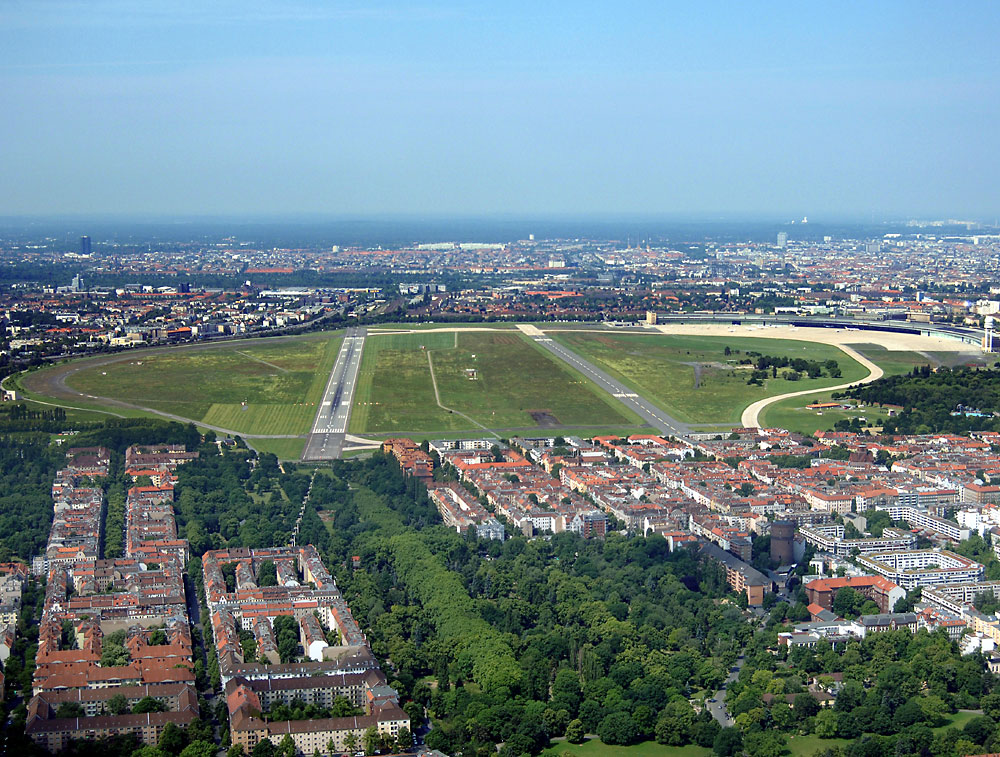
#> input picture schraegbild_tempelhof.jpg, 1000 x 757 px
$ jupyter execute 'Übung 2.ipynb'
#> lines starting #> are read from the running program, lines starting #| are printed output that depends on the picture
[cell 1]
import skimage
import numpy as np
import matplotlib.pyplot as plt
import matplotlib.image as mpimg
from tqdm import tqdm
from skimage import data, io, filters

[cell 2]
tempelhof = io.imread("schraegbild_tempelhof.jpg")
#> tempelhof is the input picture: shape (757, 1000, 3); mean R, G, B 111.3, 132.2, 137.4
tempelhof = skimage.util.img_as_float(tempelhof)
plt.imshow(tempelhof)

[cell 3]
xy_dash_0 = [312,432] # Unten links
xy_dash_1 = [343,432] # Unten rechts
xy_dash_2 = [344,338] # Oben links
xy_dash_3 = [364,338] # Oben rechts
Passpoints = [xy_dash_0, xy_dash_1, xy_dash_2, xy_dash_3]
print(len(Passpoints))

xy_0 = [0,0]  # Unten links
xy_1 = [40,0] # Unten rechts
xy_2 = [0,1640]  # Oben links
xy_3 = [40,1640] # Oben rechts
real = [xy_0, xy_1, xy_2, xy_3]

print(Passpoints)
print(real)

[cell 4]
def projectiv_transform(PassPoints, real, img, new_img, interpolation, TransMat, scale, vec):


#> called with interpolation = 'Bilinear', TransMat = array of shape (3, 3), scale = (0.5, 0.3), vec = array of shape (3,)
    M = np.zeros([8,8])
    x_vec = np.zeros([8,1])

     # Füllen des Vektors mit den Objektpunkten
    for i in range(0,7,2):
        x_vec[i] = real[int(i/2)][0]
        x_vec[i+1] = real[int(i/2)][1]


    # Berechnen der Matrix

    for i in range(0,7,2):
        M[i][0] = PassPoints[int(i/2)][0]
        M[i][1] = PassPoints[int(i/2)][1]
        M[i][2] = 1
        M[i][3] = 0
        M[i][4] = 0
        M[i][5] = 0
        M[i][6] = -real[int(i/2)][0]*PassPoints[int(i/2)][0]
        M[i][7] = -real[int(i/2)][0]*PassPoints[int(i/2)][1]

        M[i+1][0] = 0
        M[i+1][1] = 0
        M[i+1][2] = 0
        M[i+1][3] = PassPoints[int(i/2)][0]
        M[i+1][4] = PassPoints[int(i/2)][1]
        M[i+1][5] = 1
        M[i+1][6] = -real[int(i/2)][1]*PassPoints[int(i/2)][0]
        M[i+1][7] = -real[int(i/2)][1]*PassPoints[int(i/2)][1]

    # Bilden der Inversen Rotationsmatrix
    M_inv = np.linalg.inv(M)


    # Berechnen der unbekannten Parameter
    a_vec = np.dot(M_inv, x_vec)

    a1 = a_vec[0]
    a2 = a_vec[1]
    a3 = a_vec[2]
    b1 = a_vec[3]
    b2 = a_vec[4]
    b3 = a_vec[5]
    c1 = a_vec[6]
    c2 = a_vec[7]


    # -> Kamera kalibriert

    y_new_len, x_new_len, z_new_len = img_new.shape
    y_len, x_len, z_len = img.shape
#> y_len = 757; x_len = 1000; z_len = 3

    TransMat = TransMat.dot(np.matrix([[scale[0], 0, 0], [0, scale[1], 0], [0, 0, 1]]))
    InvTransMat = np.linalg.inv(TransMat)

    for x_new in range(0, x_new_len):
        for y_new in range(0, y_new_len):

            coord = InvTransMat.dot([x_new, y_new, 1])
            x = coord[0,0] - vec[0]
            y = coord[0,1] - vec[1]


            #Berechnen der inversen Projektivtransformation

            x_old = ((b2-c2*b3)*x+(a3*c2-a2)*y+a2*b3-a3*b2)/((b1*c2-b2*c1)*x+(a2*c1-a1*c2)*y+a1*b2-a2*b1)
            y_old = ((b3*c1-b1)*x+(a1-a3*c1)*y+a3*b1-a1*b3)/((b1*c2-b2*c1)*x+(a2*c1-a1*c2)*y+a1*b2-a2*b1)

            if interpolation == "Nächster-Nachbar":
                x_old = int(np.rint(x_old))
                y_old = int(np.rint(y_old))
                if (0 <= x_old < x_len) and (0<= y_old < y_len):
                    img_new[y_new, x_new, :] =img[y_old,x_old,:]
            else:
                if interpolation == "Bilinear":
                    x0 = np.floor(x_old).astype(int)
                    x1 = x0 + 1
                    y0 = np.floor(y_old).astype(int)
                    y1 = y0 + 1
                    if (0 <= x0 < x_len) and (0<= y0 < y_len) and (0 <= x1 < x_len) and (0<= y1 < y_len):
                        P1 = img[ y0, x0 ]
                        P2 = img[ y1, x0 ]
                        P3 = img[ y0, x1 ]
                        P4 = img[ y1, x1 ]
                        A1 = (x1-x_old) * (y1-y_old)
                        A2 = (x1-x_old) * (y_old-y0)
                        A3 = (x_old-x0) * (y1-y_old)
                        A4 = (x_old-x0) * (y_old-y0)
                        img_new[y_new,x_new,:] = A1*P1 + A2*P2 + A3*P3 + A4*P4
                else:
                  print("Interpolationsmethode muss entweder 'Nächster-Nachbar' oder 'Bilinear' sein")
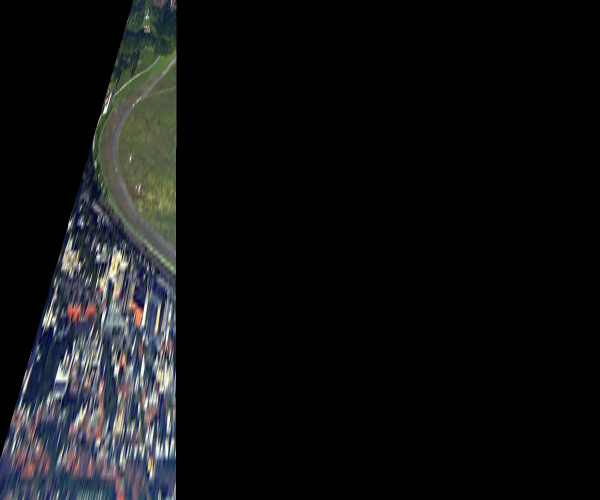
#> img_new: shape (1000, 1200, 3) float64 (shown at 1/2 size); mean R, G, B 0.0641, 0.0678, 0.0711

    return img_new
